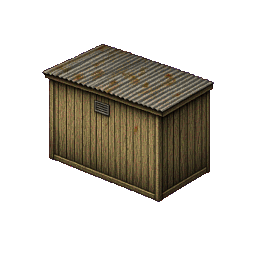
#> input picture godot/assets/textury/builder/back_toilets.png, 256 x 256 px, given in place of raw.png, which was not available
$ python cursor.py ../../godot/assets/textury/builder/back_toilets.png 5 ../../godot/assets/textury/builder/iso_caravan.png
#> lines starting #> are read from the running program, lines starting #| are printed output that depends on the picture; after the words box and inside, x2 and y2 are one past the last pixel; in counts of white or black regions, pixels touching at a corner belong together; pictures that were not available may be replaced by others from this repository, and a replacement may not be noted
### tools/artgen/process.py
#!/usr/bin/env python3
"""Bring a Grok Imagine render into the game's Build-engine look.

    python tools/artgen/process.py <id> sprite <height_px> <dest relative to godot/>
    python tools/artgen/process.py <id> texture <size_px> <dest relative to godot/>

blacksprite: like sprite, for art on a near-black background (flood-filled from the
         borders; the generator's sparkle mark in the bottom-right corner is erased).
         The source is <id> as a path relative to godot/ instead of an artgen id.
sprite:  keys out the flat magenta background (and its anti-aliased fringe), crops
         to the figure, scales to <height_px> tall with a box filter (so 1 output
         pixel = the average of a block, like a hand-downsampled sprite), hard alpha,
         then snaps every opaque pixel to the game's 256-colour palette.
texture: centre-crops square, scales to <size_px>, snaps to the palette (opaque).
panel:   like texture but keeps the source aspect: <size_px> is the width, the height
         follows (doors, windows).

Source renders stay in tools/artgen/out/<id>/raw.png for regeneration.
"""
import colorsys
import os
import sys

from PIL import Image

HERE = os.path.dirname(os.path.abspath(__file__))
GODOT = os.path.join(HERE, "..", "..", "godot")
PALETTE = os.path.join(GODOT, "assets", "textury", "palette", "build_palette.png")


def palette_image():
    pal = Image.open(PALETTE).convert("RGB")
    colours = list(pal.get_flattened_data() if hasattr(pal, "get_flattened_data") else pal.getdata())[:256]
    flat = []
    for c in colours:
        flat.extend(c)
    flat.extend([0, 0, 0] * (256 - len(colours)))
    img = Image.new("P", (1, 1))
    img.putpalette(flat)
    return img


def is_key(r, g, b):
    # Magenta and its anti-aliased blends: strong red + blue, weak green.
    if r > 150 and b > 150 and g < 110 and abs(r - b) < 90:
        return True
    # A pocket of the background inside a figure (between the legs, under an arm) is
    # often rendered a darker, redder magenta.
    h, s, v = colorsys.rgb_to_hsv(r / 255.0, g / 255.0, b / 255.0)
    # (Up to 336: some renders put the whole background at 328-334, noisy.)
    return 300.0 <= h * 360.0 <= 336.0 and s > 0.8 and v > 0.5


def key_out(img):
    img = img.convert("RGBA")
#> img is the input picture: PIL image 256x256 RGBA; mean R, G, B, A 28.1, 24.4, 17.1, 76.8
    px = img.load()
    w, h = img.size
#> w = 256; h = 256
    for y in range(h):
        for x in range(w):
            r, g, b, a = px[x, y]
            if is_key(r, g, b):
                px[x, y] = (0, 0, 0, 0)
            elif r > 120 and b > 120 and g < 140 and abs(r - b) < 70:
                # fringe: magenta bleeding into the edge -> pull toward neutral dark
                px[x, y] = (int(g * 0.9), g, int(g * 0.9), a)
    return img


def snap(img, keep_alpha):
    pal = palette_image()
    rgb = img.convert("RGB").quantize(palette=pal, dither=Image.Dither.NONE).convert("RGB")
    if not keep_alpha:
        return rgb
    out = rgb.convert("RGBA")
    alpha = img.getchannel("A").point(lambda a: 255 if a >= 128 else 0)
    out.putalpha(alpha)
    return out


def sprite(src, height):
    img = key_out(Image.open(src))
    bbox = img.getchannel("A").point(lambda a: 255 if a > 40 else 0).getbbox()
    img = img.crop(bbox)
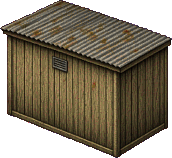
#> img: PIL image 172x158 RGBA; mean R, G, B, A 67.6, 58.7, 41.3, 185.1; transparent parts drawn white
    w = max(1, round(img.width * height / img.height))
    # Premultiply so transparent pixels do not bleed colour into the edge.
    r, g, b, a = img.split()
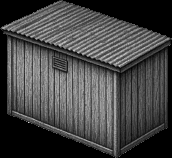
#> r: PIL image 172x158 L; min 0, max 211, mean 67.6
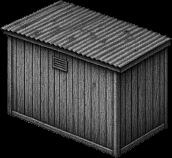
#> g: PIL image 172x158 L; min 0, max 168, mean 58.7
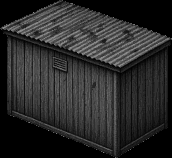
#> b: PIL image 172x158 L; min 0, max 138, mean 41.3
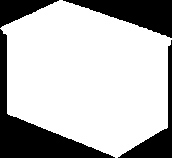
#> a: PIL image 172x158 L; 72.6% white; 4 black regions, box (x1, y1, x2, y2) and area: (0, 29, 115, 158) 3311, (63, 0, 172, 38) 2056, (118, 40, 172, 158) 1253, (0, 0, 59, 28) 829
    pre = Image.merge("RGBA", [Image.composite(ch, Image.new("L", img.size, 0), a) for ch in (r, g, b)] + [a])
    small = pre.resize((w, height), Image.Resampling.BOX)
    sr, sg, sb, sa = small.split()
    def unpremul(ch):
        return Image.merge("L", [ch]).point(lambda v: v)
    px = small.load()
    for y in range(small.height):
        for x in range(small.width):
            pr, pg, pb, pa = px[x, y]
            if pa > 0:
                k = 255.0 / pa
                px[x, y] = (min(255, int(pr * k)), min(255, int(pg * k)), min(255, int(pb * k)), pa)
    return snap(small, True)
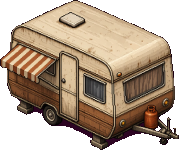
#> input picture godot/assets/textury/builder/iso_caravan.png, 179 x 150 px, given in place of build_palette.png, which was not available
#> in palette_image, `pal = Image.open(PALETTE).convert("RGB")`:
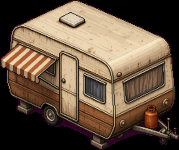
#> pal: PIL image 179x150 RGB; mean R, G, B 102.8, 84.1, 66.2


# [63 lines left out: functions black_sprite, texture, panel, main, not called in this run]


# [2 lines that do not run on import are left out]

### tools/artgen/cursor.py
#!/usr/bin/env python3
"""Mouse cursors from Grok renders: the sprite pipeline (key out magenta, box-downsample,
palette snap) plus a one-pixel near-black outline so the pointer reads on any wall.

    python tools/artgen/cursor.py <id> <height_px> <dest relative to godot/>
"""
import os
import sys

from PIL import Image

sys.path.insert(0, os.path.dirname(os.path.abspath(__file__)))
import process  # noqa: E402

OUTLINE = (14, 10, 8, 255)


def outline(img):
    w, h = img.size
    pad = Image.new("RGBA", (w + 2, h + 2), (0, 0, 0, 0))
    pad.paste(img, (1, 1))
    src = pad.copy()
    sp = src.load()
    dp = pad.load()
    for y in range(h + 2):
        for x in range(w + 2):
            if sp[x, y][3] > 0:
                continue
            for dx, dy in ((1, 0), (-1, 0), (0, 1), (0, -1)):
                nx, ny = x + dx, y + dy
                if 0 <= nx < w + 2 and 0 <= ny < h + 2 and sp[nx, ny][3] > 0:
                    dp[x, y] = OUTLINE
                    break
    return pad


def main():
    art_id, height, dest = sys.argv[1], int(sys.argv[2]), sys.argv[3]
    src = os.path.join(process.HERE, "out", art_id, "raw.png")
    out = outline(process.sprite(src, height - 2))
    path = os.path.join(process.GODOT, dest)
    os.makedirs(os.path.dirname(path), exist_ok=True)
    out.save(path)
    print("%s -> %s %s" % (art_id, dest, out.size))
#| ../../godot/assets/textury/builder/back_toilets.png -> ../../godot/assets/textury/builder/iso_caravan.png (5, 5)


if __name__ == "__main__":
    main()
